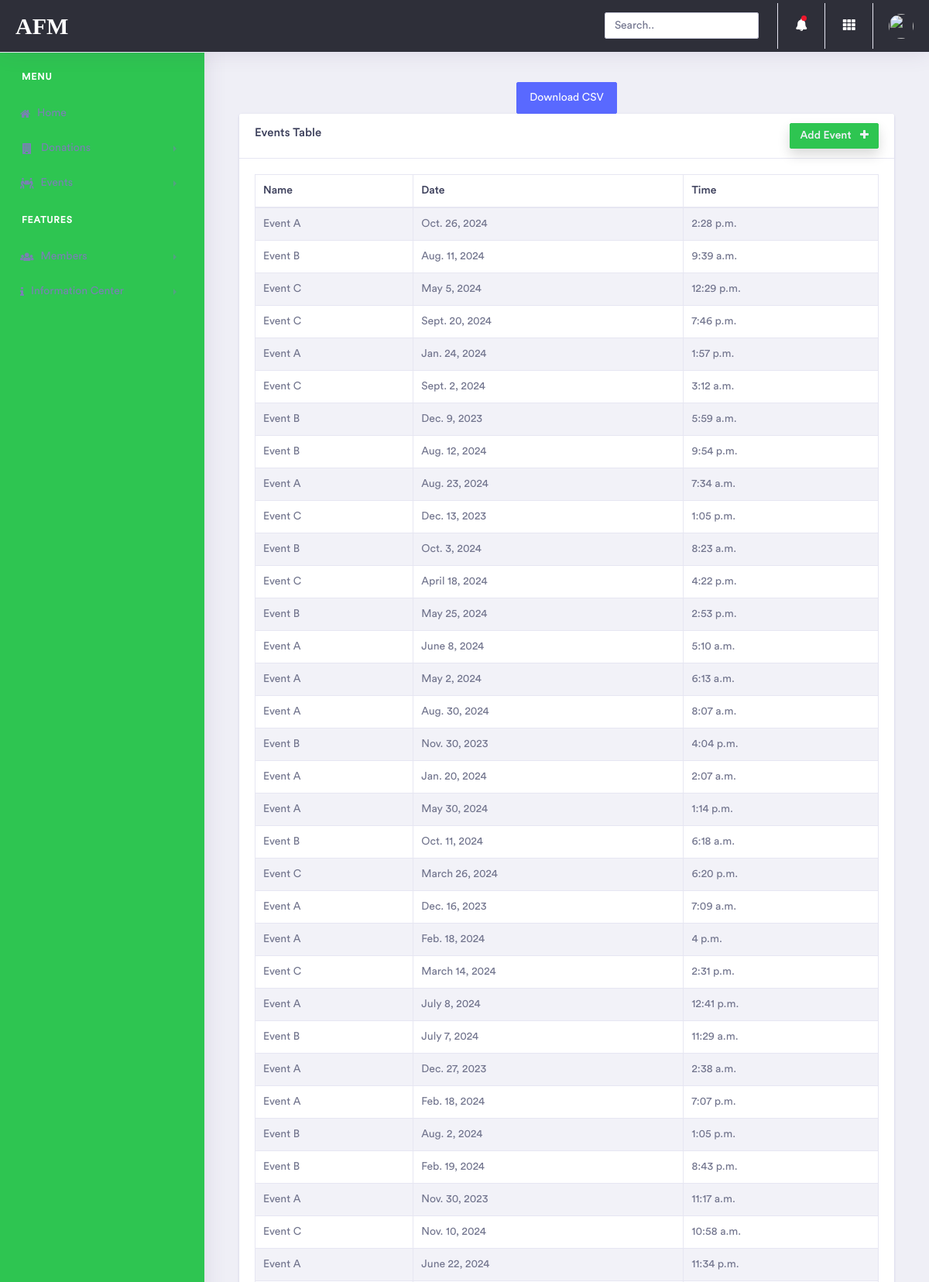
Page /Events/list/ (signed in, upper part) on the committed database.
### Events/models.py (models this page shows, shortened)
class Events(models.Model):
    Event = models.CharField(max_length=255)
    Date = models.DateField(default=timezone.now)
    Time = models.TimeField(default=timezone.now)

### Events/views.py (the view)
# urls.py: path('list/', views.list_events, name='list_events'),
@login_required
def list_events(request):
    template = "Events/list.html"
    events = Events.objects.all()
    profile = UserProfile.objects.get_or_create(user=request.user)
    context = {"events": events, "events_active_list": "active", "profile": profile}
    return render(request, template, context)

### Member/models.py (called while the page is built)
    def __str__(self):
        return self.username

### Events/templates/Events/list.html (shortened to what this page needs)
{% extends 'base.html' %}
{% block content %}
    <div class="dashboard-wrapper">
        <div class="container-fluid dashboard-content">
            <div class="col-xl-12 col-lg-12 col-md-12 col-sm-12 col-12 mb-5">
                <div class="text-center mt-3">
                    <a href="{% url 'download_csvEvents' %}" class="btn btn-primary">Download CSV</a>
                </div>
                <div class="card mb-5">
                    <h5 class="card-header">Events Table <a href="{% url 'add_events' %}" class="btn btn-sm btn-success shadow float-right text-light">Add Event <i class="fa fa-plus ml-2"></i></a></h5>
                    <div class="card-body mb-5">
                        <div class="table-responsive">
                            <table class="table table-striped table-bordered first">
                                <thead>
                                    <tr>
                                        <th>Name</th>
                                        <th>Date</th>
                                        <th>Time</th>
                                    </tr>
                                </thead>
                                <tbody>
                                    {% for event in events %}
                                        <tr>
                                            <td>{{ event.Event }}</td>
                                            <td>{{ event.Date }}</td>
                                            <td>{{ event.Time }}</td>
                                        </tr>
                                    {% endfor %}
                                </tbody>
                            </table>
                        </div>
                    </div>
                </div>
            </div>
        </div>
    </div>
{% endblock content %}

### rows in the picture
Events: Event "Event A", Date "Oct. 26, 2024", Time "2:28 p.m."
Events: Event "Event B", Date "Aug. 11, 2024", Time "9:39 a.m."
Events: Event "Event C", Date "May 5, 2024", Time "12:29 p.m."
Events: Event "Event C", Date "Sept. 20, 2024", Time "7:46 p.m."
Events: Event "Event A", Date "Jan. 24, 2024", Time "1:57 p.m."
Events: Event "Event C", Date "Sept. 2, 2024", Time "3:12 a.m."
Events: Event "Event B", Date "Dec. 9, 2023", Time "5:59 a.m."
Events: Event "Event B", Date "Aug. 12, 2024", Time "9:54 p.m."
Events: Event "Event A", Date "Aug. 23, 2024", Time "7:34 a.m."
Events: Event "Event C", Date "Dec. 13, 2023", Time "1:05 p.m."
Events: Event "Event B", Date "Oct. 3, 2024", Time "8:23 a.m."
Events: Event "Event C", Date "April 18, 2024", Time "4:22 p.m."
Events: Event "Event B", Date "May 25, 2024", Time "2:53 p.m."
Events: Event "Event A", Date "June 8, 2024", Time "5:10 a.m."
Events: Event "Event A", Date "May 2, 2024", Time "6:13 a.m."
Events: Event "Event A", Date "Aug. 30, 2024", Time "8:07 a.m."
Events: Event "Event B", Date "Nov. 30, 2023", Time "4:04 p.m."
Events: Event "Event A", Date "Jan. 20, 2024", Time "2:07 a.m."
Events: Event "Event A", Date "May 30, 2024", Time "1:14 p.m."
Events: Event "Event B", Date "Oct. 11, 2024", Time "6:18 a.m."
Events: Event "Event C", Date "March 26, 2024", Time "6:20 p.m."
Events: Event "Event A", Date "Dec. 16, 2023", Time "7:09 a.m."
Events: Event "Event A", Date "Feb. 18, 2024", Time "4 p.m."
Events: Event "Event C", Date "March 14, 2024", Time "2:31 p.m."
Events: Event "Event A", Date "July 8, 2024", Time "12:41 p.m."
Events: Event "Event B", Date "July 7, 2024", Time "11:29 a.m."
Events: Event "Event A", Date "Dec. 27, 2023", Time "2:38 a.m."
Events: Event "Event A", Date "Feb. 18, 2024", Time "7:07 p.m."
Events: Event "Event B", Date "Aug. 2, 2024", Time "1:05 p.m."
Events: Event "Event B", Date "Feb. 19, 2024", Time "8:43 p.m."
Events: Event "Event A", Date "Nov. 30, 2023", Time "11:17 a.m."
Events: Event "Event C", Date "Nov. 10, 2024", Time "10:58 a.m."
Events: Event "Event A", Date "June 22, 2024", Time "11:34 p.m."
